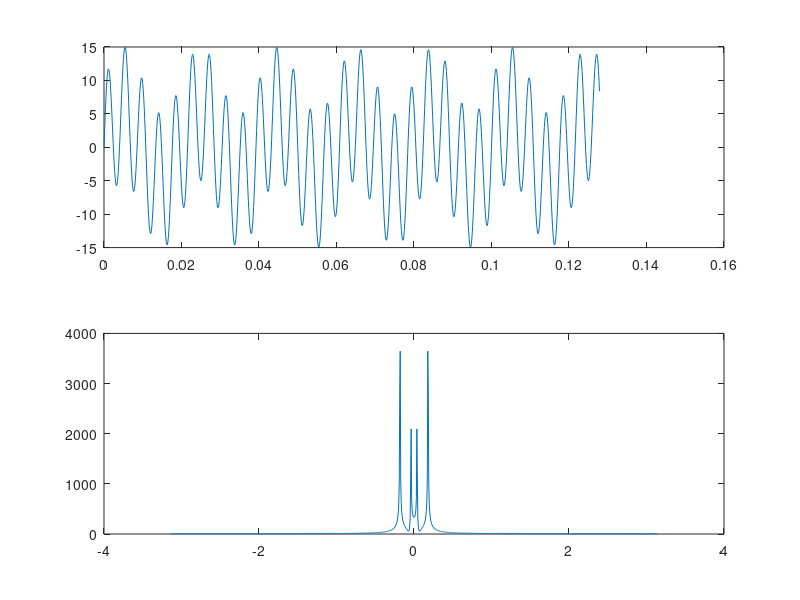
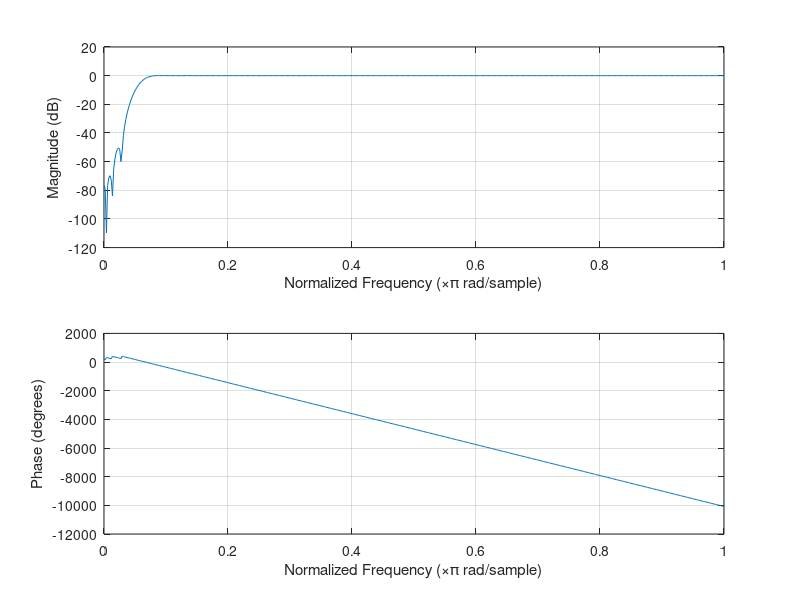
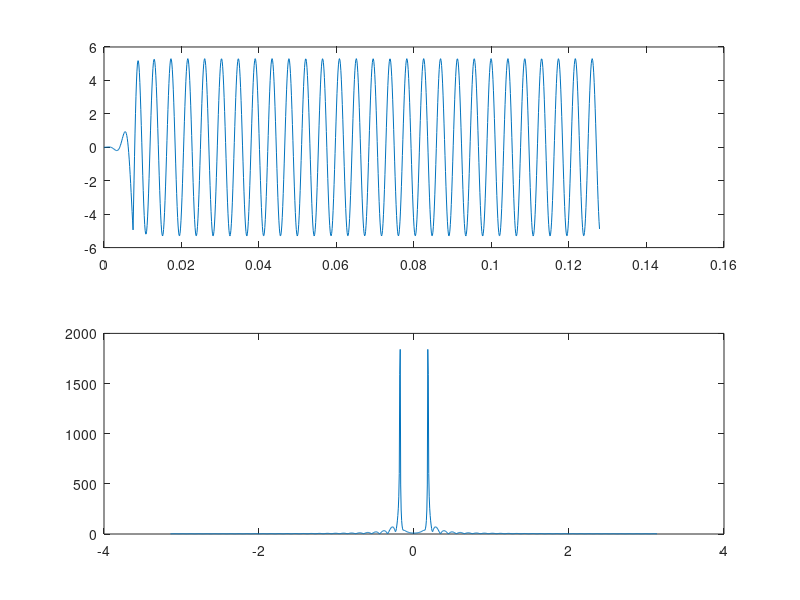

MATLAB code to generate these figures, in order:
clear all
close all

N = 1024;

f_es = 8000;

t = 0 : 1 / f_es : (N-1) / f_es;

x = 5 * sin(2 * pi * 50 * t) + 10 * sin(2 * pi * 230 * t);

X = fft(x);
w = -pi : 2 * pi / N : pi - 2 * pi / N;

figure;
subplot(2, 1, 1), plot(t, x);
subplot(2, 1, 2), plot(w, fftshift(abs(X)));

wn = 230 / (f_es / 2);
n = 120;

h = fir1(n, wn, 'high');

figure;
freqz(h, 1);

x = filter(h, 1, x);

X = fft(x);

figure;
subplot(2, 1, 1), plot(t, x);
subplot(2, 1, 2), plot(w, fftshift(abs(X)));